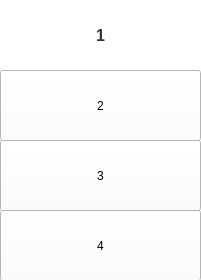
<?xml version="1.0" encoding="UTF-8"?>
<ui version="4.0">
 <class>LeftMenuButton</class>
 <widget class="QWidget" name="LeftMenuButton">
  <property name="geometry">
   <rect>
    <x>0</x>
    <y>0</y>
    <width>201</width>
    <height>280</height>
   </rect>
  </property>
  <property name="windowTitle">
   <string>Form</string>
  </property>
  <property name="styleSheet">
   <string notr="true">background-color: rgb(254, 254, 254);</string>
  </property>
  <widget class="QPushButton" name="pushButton">
   <property name="geometry">
    <rect>
     <x>0</x>
     <y>0</y>
     <width>201</width>
     <height>71</height>
    </rect>
   </property>
   <property name="styleSheet">
    <string notr="true">QPushButton {
    background-color: white;
    color: #333333;
    border-radius: 0px;
    padding: 8px 24px;
    font-family: &quot;Microsoft YaHei&quot;, sans-serif;
    font-size: 16px;
    font-weight: 500;
    border: none;
    cursor: pointer;
}

QPushButton:hover, QPushButton:pressed {
    background-color: #1890ff;
    color: white;
    border: none;
}

QPushButton:focus {
    border: none;
    outline: none;
}</string>
   </property>
   <property name="text">
    <string>1</string>
   </property>
  </widget>
  <widget class="UniversityPushButton" name="pushButton_2">
   <property name="geometry">
    <rect>
     <x>0</x>
     <y>70</y>
     <width>201</width>
     <height>71</height>
    </rect>
   </property>
   <property name="text">
    <string>2</string>
   </property>
  </widget>
  <widget class="UniversityPushButton" name="pushButton_3">
   <property name="geometry">
    <rect>
     <x>0</x>
     <y>140</y>
     <width>201</width>
     <height>71</height>
    </rect>
   </property>
   <property name="text">
    <string>3</string>
   </property>
  </widget>
  <widget class="UniversityPushButton" name="pushButton_4">
   <property name="geometry">
    <rect>
     <x>0</x>
     <y>210</y>
     <width>201</width>
     <height>71</height>
    </rect>
   </property>
   <property name="text">
    <string>4</string>
   </property>
  </widget>
 </widget>
 <customwidgets>
  <customwidget>
   <class>UniversityPushButton</class>
   <extends>QPushButton</extends>
   <header>universitypushbutton.h</header>
  </customwidget>
 </customwidgets>
 <resources/>
 <connections/>
</ui>
